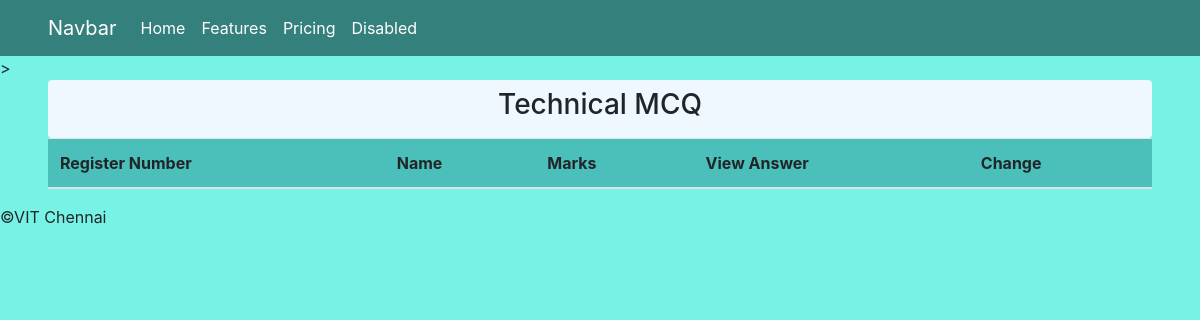
Before: /question/studentlist/11 with the older database file.
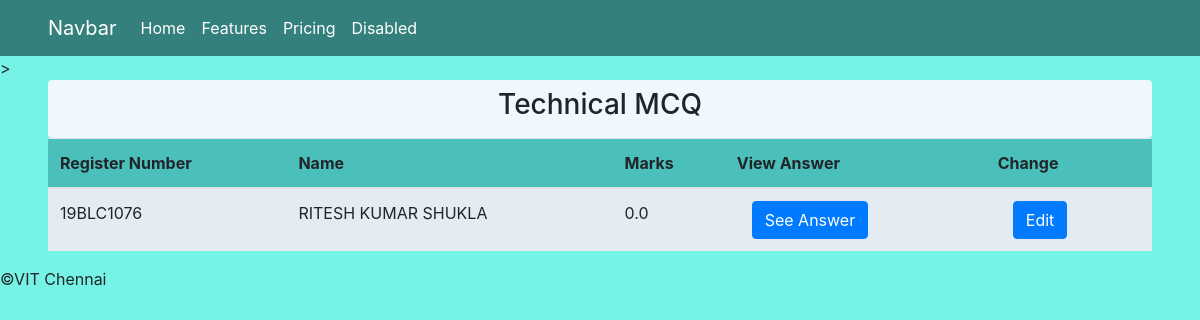
After: the same page with the newer database file.
### OCR/models.py (models this page shows, shortened)
class Answer(models.Model):
    question=models.ForeignKey(Question,on_delete=models.CASCADE)
    student=models.ForeignKey(Student,on_delete=models.CASCADE)
    submitted=models.ImageField()
    awarded_marks=models.FloatField(null=True,default=True)

class Student(models.Model):
    user=models.ForeignKey(User,on_delete=models.CASCADE)
    name=models.CharField(max_length=200)
    register_number=models.CharField(max_length=200,null=True,blank=True)

### OCR/views.py (the view)
# urls.py: path("question/studentlist/<str:pk>",views.student_list_question),
def student_list_question(request,pk):
    question=Question.objects.get(id=pk)
    answer=Answer.objects.filter(question=Question.objects.get(id=pk))
    return render(request,"student_List_Question.html",{"answer":answer,"question":question})

### OCR/templates/student_List_Question.html (shortened to what this page needs)
<!DOCTYPE html>
<html lang="en">
<head>
    <link rel="stylesheet" href="https://cdn.jsdelivr.net/npm/bootstrap@4.0.0/dist/css/bootstrap.min.css"
>
</head>
<body style="background-color: #77f3e5;">
    <nav class="navbar navbar-expand-lg navbar-light px-5" style="background-color: #34807c; color: white;">
        <a class="navbar-brand" href="#" style="color: white;">Navbar</a>
        <div class="collapse navbar-collapse" id="navbarNav">
          <ul class="navbar-nav">
            <li class="nav-item active">
              <a class="nav-link" href="#" style="color: white;">Home <span class="sr-only">(current)</span></a>
            </li>
            <li class="nav-item">
              <a class="nav-link" href="#" style="color: white;">Features</a>
            </li>
            <li class="nav-item">
              <a class="nav-link" href="#" style="color: white;">Pricing</a>
            </li>
            <li class="nav-item">
              <a class="nav-link " href="#" style="color: white;">Disabled</a>
            </li>
          </ul>
        </div>
      </nav>
>   <div class="mx-5 text-center p-2 rounded" style="background-color: aliceblue;">
        <h3>{{question.question_desc}}</h3>
    </div>
    <div class="mx-5 rounded">
        <table class="table table-hover table-striped">
            <thead style="background-color: #4bc0ba;">
                <tr>
                  <th scope="col">Register Number</th>
                  <th scope="col" >Name</th>
                  <th scope="col">Marks</th>
                  <th scope="col">View Answer</th>
                  <th scope="col" >Change</th>
                </tr>
              </thead>
              <tbody style="background-color: aliceblue;">
                {% for i in answer %}
                <tr>
                    <td>{{i.student.register_number}}</td>
                    <td>{{i.student.name}}</td>
                    <td>{{i.awarded_marks}}</td>
                    <td>
                        <div class="container-fluid">
                            <div class="row">
                                <div class="col">
                                    <a class="btn btn-primary " href="{{i.submitted.url}}" target="_blank"role="button" >See Answer</a>
                                </div>
                            </div>
                        </div>
                    </td>
                    <td>
                        <div class="container-fluid">
                            <div class="row">
                                <div class="col">
                                    <a class="btn btn-primary " href="{{i.submitted.url}}" target="_blank"role="button" >Edit</a>
                                </div>
                            </div>
                        </div>
                    </td>
                </tr>
                {% endfor %}
            </tbody>
        </table>
    </div>
        <div class="footer">
          <p>©VIT Chennai</p>
        </div>
</body>
</html>

Changed rows visible on the page:
added Answer: student.register_number "19BLC1076", student.name "RITESH KUMAR SHUKLA", awarded_marks "0.0"
